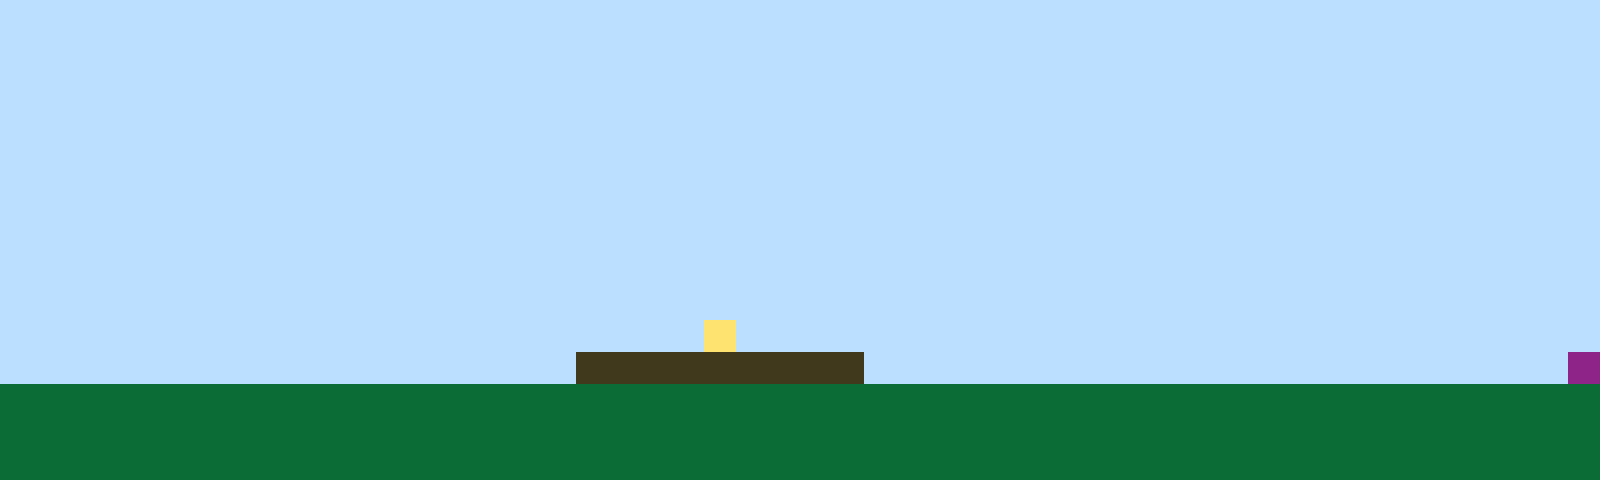

This is a level from a 2D game, rendered from its Tiled map with the project's own tilesets. A one-line summary and the complete map file follow:
An orthogonal 50x15 tile map with 32x32 px tiles, 1 tile layer (Tile Layer 1).

<map version="1.10" tiledversion="1.11.2" orientation="orthogonal" renderorder="right-up" width="50" height="15" tilewidth="32" tileheight="32" infinite="0" nextlayerid="2" nextobjectid="1"><editorsettings><export target="map1.csv" format="csv" /></editorsettings><tileset firstgid="1" name="sprites" tilewidth="32" tileheight="32" tilecount="6" columns="3"><image source="sprites.png" width="96" height="64" /></tileset><layer id="1" name="Tile Layer 1" width="50" height="15"><data encoding="csv">1,1,1,1,1,1,1,1,1,1,1,1,1,1,1,1,1,1,1,1,1,1,1,1,1,1,1,1,1,1,1,1,1,1,1,1,1,1,1,1,1,1,1,1,1,1,1,1,1,1,1,1,1,1,1,1,1,1,1,1,1,1,1,1,1,1,1,1,1,1,1,1,1,1,1,1,1,1,1,1,1,1,1,1,1,1,1,1,1,1,1,1,1,1,1,1,1,1,1,1,1,1,1,1,1,1,1,1,1,1,1,1,1,1,1,1,1,1,1,1,1,1,1,1,1,1,1,1,1,1,1,1,1,1,1,1,1,1,1,1,1,1,1,1,1,1,1,1,1,1,1,1,1,1,1,1,1,1,1,1,1,1,1,1,1,1,1,1,1,1,1,1,1,1,1,1,1,1,1,1,1,1,1,1,1,1,1,1,1,1,1,1,1,1,1,1,1,1,1,1,1,1,1,1,1,1,1,1,1,1,1,1,1,1,1,1,1,1,1,1,1,1,1,1,1,1,1,1,1,1,1,1,1,1,1,1,1,1,1,1,1,1,1,1,1,1,1,1,1,1,1,1,1,1,1,1,1,1,1,1,1,1,1,1,1,1,1,1,1,1,1,1,1,1,1,1,1,1,1,1,1,1,1,1,1,1,1,1,1,1,1,1,1,1,1,1,1,1,1,1,1,1,1,1,1,1,1,1,1,1,1,1,1,1,1,1,1,1,1,1,1,1,1,1,1,1,1,1,1,1,1,1,1,1,1,1,1,1,1,1,1,1,1,1,1,1,1,1,1,1,1,1,1,1,1,1,1,1,1,1,1,1,1,1,1,1,1,1,1,1,1,1,1,1,1,1,1,1,1,1,1,1,1,1,1,1,1,1,1,1,1,1,1,1,1,1,1,1,1,1,1,1,1,1,1,1,1,1,1,1,1,1,1,1,1,1,1,1,1,1,1,1,1,1,1,1,1,1,1,1,1,1,1,1,1,1,1,1,1,1,1,1,1,1,1,1,1,1,1,1,1,1,1,1,1,1,1,1,1,1,1,1,1,1,1,1,1,1,1,1,1,1,1,1,1,1,1,1,1,1,1,1,1,1,1,1,1,1,1,1,1,1,1,1,1,1,1,1,1,1,1,1,1,1,1,1,1,1,1,1,1,1,1,1,1,1,1,1,1,1,1,1,4,1,1,1,1,1,1,1,1,1,1,1,1,1,1,1,1,1,1,1,1,1,1,1,1,1,1,1,1,1,1,1,1,1,1,1,1,1,1,1,1,1,1,1,1,1,3,3,3,3,3,3,3,3,3,1,1,1,1,1,1,1,1,1,1,1,1,1,1,1,1,1,1,1,1,1,1,6,2,2,2,2,2,2,2,2,2,2,2,2,2,2,2,2,2,2,2,2,2,2,2,2,2,2,2,2,2,2,2,2,2,2,2,2,2,2,2,2,2,2,2,2,2,2,2,2,2,2,2,2,2,2,2,2,2,2,2,2,2,2,2,2,2,2,2,2,2,2,2,2,2,2,2,2,2,2,2,2,2,2,2,2,2,2,2,2,2,2,2,2,2,2,2,2,2,2,2,2,2,2,2,2,2,2,2,2,2,2,2,2,2,2,2,2,2,2,2,2,2,2,2,2,2,2,2,2,2,2,2,2,2,2,2,2,2,2,2,2,2,2,2,2,2,2,2,2,2,2</data></layer></map>
